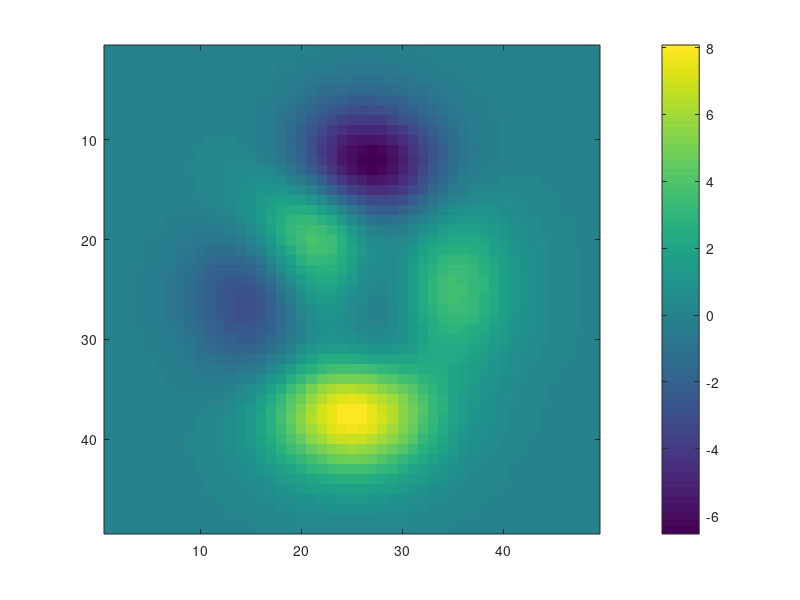

MATLAB code for this plot: (Note: this script raises an error after producing the figure.)
% <purpose of this file>
%
% Author :  J.-A. Adrian (JA) <jens-alrik.adrian AT jade-hs.de>
% Date   :  06-Sep-2015 18:59:20
% Updated:  <>

clear;
close all;

hf = figure;
imagesc(peaks);
colorbar;


obj = PrintFigure(hf);
% or
% obj = PrintFigure();





%% apply profile

obj.Profile = 'paper';
% obj.Profile = 'presentation';







%% apply different colormap

obj.viridis;
% obj.parula;  % <- for older MATLABs



%% set file format and print

szFilename = 'testfile';

obj.Format = 'pdf';
% obj.Format = 'png';

obj.print(szFilename);




%% special case: eps fix for older MATLAB versions

% hp = get(get(hf,'children'),'children');
% set(hp(1:2:end),'linestyle',':');


% szFix = 'nofix';
%
% obj.Format = 'epsc';
%
% obj.print(szFilename);
% obj.print([szFilename,'_nofix'],szFix);
%
% system(['epstopdf ', [szFilename, '.eps']]);
% system(['epstopdf ', [szFilename, '_nofix.eps']]);





%% save the figure object incl. data and reload to previous state

obj.saveFigure('savedfigureobj');

clear;
close all;

load savedfigureobj;
FigObj.loadFigure;




%% print without profile

hf = figure;
plot(peaks);

obj = PrintFigure(hf);

% disp('Resize the figure...');
% pause;

obj.print('test_noprofile');






%-------------------- Licence ---------------------------------------------
% Copyright (c) 2015, J.-A. Adrian
% Institute for Hearing Technology and Audiology
% Jade University of Applied Sciences
% All rights reserved.
%
% Redistribution and use in source and binary forms, with or without
% modification, are permitted provided that the following conditions are
% met:
%
%	1. Redistributions of source code must retain the above copyright
%	   notice, this list of conditions and the following disclaimer.
%
%	2. Redistributions in binary form must reproduce the above copyright
%	   notice, this list of conditions and the following disclaimer in
%	   the documentation and/or other materials provided with the
%	   distribution.
%
%	3. Neither the name of the copyright holder nor the names of its
%	   contributors may be used to endorse or promote products derived
%	   from this software without specific prior written permission.
%
% THIS SOFTWARE IS PROVIDED BY THE COPYRIGHT HOLDERS AND CONTRIBUTORS "AS
% IS" AND ANY EXPRESS OR IMPLIED WARRANTIES, INCLUDING, BUT NOT LIMITED
% TO, THE IMPLIED WARRANTIES OF MERCHANTABILITY AND FITNESS FOR A
% PARTICULAR PURPOSE ARE DISCLAIMED. IN NO EVENT SHALL THE COPYRIGHT
% HOLDER OR CONTRIBUTORS BE LIABLE FOR ANY DIRECT, INDIRECT, INCIDENTAL,
% SPECIAL, EXEMPLARY, OR CONSEQUENTIAL DAMAGES (INCLUDING, BUT NOT LIMITED
% TO, PROCUREMENT OF SUBSTITUTE GOODS OR SERVICES; LOSS OF USE, DATA, OR
% PROFITS; OR BUSINESS INTERRUPTION) HOWEVER CAUSED AND ON ANY THEORY OF
% LIABILITY, WHETHER IN CONTRACT, STRICT LIABILITY, OR TORT (INCLUDING
% NEGLIGENCE OR OTHERWISE) ARISING IN ANY WAY OUT OF THE USE OF THIS
% SOFTWARE, EVEN IF ADVISED OF THE POSSIBILITY OF SUCH DAMAGE.

% End of file: PrintFigure_Demo.m
